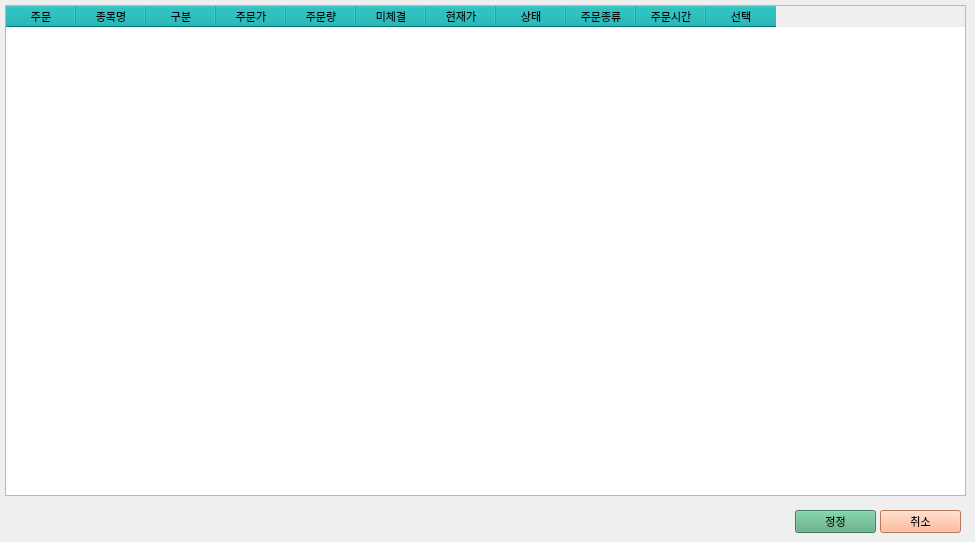
                      <widget class="QWidget" name="tab_unpaid">
                       <attribute name="title">
                        <string>미체결</string>
                       </attribute>
                       <widget class="QTableWidget" name="tbl_unpaid_stocks">
                        <property name="geometry">
                         <rect>
                          <x>5</x>
                          <y>5</y>
                          <width>961</width>
                          <height>491</height>
                         </rect>
                        </property>
                        <property name="font">
                         <font>
                          <family>맑은 고딕</family>
                          <pointsize>8</pointsize>
                         </font>
                        </property>
                        <property name="styleSheet">
                         <string notr="true">::section{Background-color:rgb(0,170,170)}</string>
                        </property>
                        <property name="selectionBehavior">
                         <enum>QAbstractItemView::SelectRows</enum>
                        </property>
                        <attribute name="horizontalHeaderDefaultSectionSize">
                         <number>70</number>
                        </attribute>
                        <attribute name="horizontalHeaderHighlightSections">
                         <bool>false</bool>
                        </attribute>
                        <attribute name="verticalHeaderVisible">
                         <bool>false</bool>
                        </attribute>
                        <column>
                         <property name="text">
                          <string>주문</string>
                         </property>
                        </column>
                        <column>
                         <property name="text">
                          <string>종목명</string>
                         </property>
                        </column>
                        <column>
                         <property name="text">
                          <string>구분</string>
                         </property>
                        </column>
                        <column>
                         <property name="text">
                          <string>주문가</string>
                         </property>
                        </column>
                        <column>
                         <property name="text">
                          <string>주문량</string>
                         </property>
                        </column>
                        <column>
                         <property name="text">
                          <string>미체결</string>
                         </property>
                        </column>
                        <column>
                         <property name="text">
                          <string>현재가</string>
                         </property>
                        </column>
                        <column>
                         <property name="text">
                          <string>상태</string>
                         </property>
                        </column>
                        <column>
                         <property name="text">
                          <string>주문종류</string>
                         </property>
                        </column>
                        <column>
                         <property name="text">
                          <string>주문시간</string>
                         </property>
                        </column>
                        <column>
                         <property name="text">
                          <string>선택</string>
                         </property>
                        </column>
                       </widget>
                       <widget class="QPushButton" name="btn_load_trade_case_4">
                        <property name="geometry">
                         <rect>
                          <x>880</x>
                          <y>510</y>
                          <width>81</width>
                          <height>23</height>
                         </rect>
                        </property>
                        <property name="font">
                         <font>
                          <family>Arial Narrow</family>
                          <pointsize>8</pointsize>
                         </font>
                        </property>
                        <property name="styleSheet">
                         <string notr="true">background-color: rgb(170, 0, 255);
background-color: rgb(255, 170, 127);</string>
                        </property>
                        <property name="text">
                         <string>취소</string>
                        </property>
                       </widget>
                       <widget class="QPushButton" name="btn_load_trade_case_5">
                        <property name="geometry">
                         <rect>
                          <x>795</x>
                          <y>510</y>
                          <width>81</width>
                          <height>23</height>
                         </rect>
                        </property>
                        <property name="font">
                         <font>
                          <family>Arial Narrow</family>
                          <pointsize>8</pointsize>
                         </font>
                        </property>
                        <property name="styleSheet">
                         <string notr="true">background-color: rgb(85, 170, 127);</string>
                        </property>
                        <property name="text">
                         <string>정정</string>
                        </property>
                       </widget>
                      </widget>
